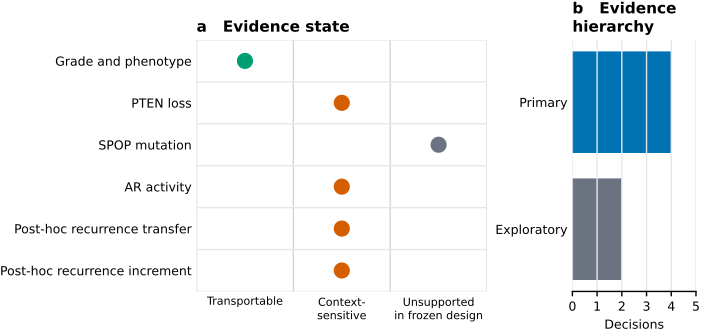

Source code (Python):
"""Render the submission evidence-state map from its frozen CSV source."""
from __future__ import annotations

import argparse
from collections.abc import Sequence
from pathlib import Path

import matplotlib

matplotlib.use("Agg")
import matplotlib.pyplot as plt
import numpy as np
import pandas as pd

from projects.prostate_biomarker_validation.paper.figures.style import (
    COLORBLIND_SAFE_PALETTE,
    DOUBLE_COLUMN_MM,
    PANEL_FONT_PT,
    apply_journal_style,
    figure_size,
    save_vector_figure,
)


ROOT = Path(__file__).resolve().parents[4]
DEFAULT_SOURCE = ROOT / "projects/prostate_biomarker_validation/paper/figure_data/fig1_qualification_map.csv"
DEFAULT_OUTPUT = Path(__file__).with_suffix(".pdf")
FIGURE_WIDTH_MM = DOUBLE_COLUMN_MM

REQUIRED_COLUMNS = {
    "semantic_key", "claim_id", "display_order", "claim_label", "marker", "hierarchy",
    "evidence_state", "qualification_decision", "limitation", "primary_estimate",
    "missingness_status", "missingness_detail", "source_path", "source_field",
}
EXPECTED_KEYS = {f"C{index:02d}" for index in range(1, 9)}
EXPECTED_STATES = {
    "descriptive_framework", "transportable", "context_sensitive",
    "unsupported_in_frozen_design",
}
EXPECTED_HIERARCHIES = {"primary", "exploratory", "supporting"}
EXPECTED_HIERARCHY_BY_KEY = {
    "C01": "primary",
    "C02": "primary",
    "C03": "primary",
    "C04": "primary",
    "C05": "primary",
    "C06": "exploratory",
    "C07": "exploratory",
    "C08": "supporting",
}


def load_sources(source_paths: Sequence[Path]) -> tuple[pd.DataFrame]:
    """Load one exact qualification-map source and reject incomplete semantics."""
    if len(source_paths) != 1:
        raise ValueError("Figure 1 requires exactly one source CSV")
    frame = pd.read_csv(Path(source_paths[0]))
    missing = REQUIRED_COLUMNS - set(frame.columns)
    if missing:
        raise ValueError(f"Figure 1 missing required columns: {sorted(missing)}")
    if frame["semantic_key"].isna().any() or frame["semantic_key"].duplicated().any():
        raise ValueError("Figure 1 semantic_key values must be present and unique")
    if set(frame["semantic_key"]) != EXPECTED_KEYS:
        raise ValueError("Figure 1 requires the complete C01--C08 claim groups")
    if set(frame["evidence_state"]) != EXPECTED_STATES:
        raise ValueError("Figure 1 evidence-state groups do not reconcile")
    if set(frame["hierarchy"]) != EXPECTED_HIERARCHIES:
        raise ValueError("Figure 1 evidence hierarchy groups do not reconcile")
    hierarchy_by_key = frame.set_index("semantic_key")["hierarchy"].to_dict()
    if hierarchy_by_key != EXPECTED_HIERARCHY_BY_KEY:
        raise ValueError("Figure 1 claim-specific evidence hierarchy does not reconcile")
    if not frame["claim_id"].eq(frame["semantic_key"]).all():
        raise ValueError("Figure 1 claim_id must match its semantic claim key")
    if set(frame["missingness_status"]) != {"not_applicable"}:
        raise ValueError("Figure 1 framework missingness must be explicitly not_applicable")
    for column in ("display_order", "primary_estimate"):
        values = pd.to_numeric(frame[column], errors="coerce").to_numpy(float)
        if not np.isfinite(values).all():
            raise ValueError(f"Figure 1 {column} must be finite")
    if set(pd.to_numeric(frame["display_order"]).astype(int)) != set(range(1, 9)):
        raise ValueError("Figure 1 display_order must contain 1--8 exactly")
    for column in ("claim_id", "marker", "hierarchy", "qualification_decision",
                   "missingness_detail", "source_path", "source_field"):
        if frame[column].isna().any() or frame[column].astype(str).str.strip().eq("").any():
            raise ValueError(f"Figure 1 {column} must be explicitly populated")
    return (frame.sort_values("display_order").reset_index(drop=True),)


def render(source_paths: Sequence[Path], output_pdf: Path) -> None:
    """Render a compact state matrix at double-column width."""
    (frame,) = load_sources(source_paths)
    apply_journal_style()
    selected = frame[
        frame["semantic_key"].isin(("C02", "C03", "C04", "C05", "C06", "C07"))
    ]
    labels = {
        "C02": "Grade and phenotype",
        "C03": "PTEN loss",
        "C04": "SPOP mutation",
        "C05": "AR activity",
        "C06": "Post-hoc recurrence transfer",
        "C07": "Post-hoc recurrence increment",
    }
    state_order = ("transportable", "context_sensitive", "unsupported_in_frozen_design")
    state_labels = ("Transportable", "Context-\nsensitive", "Unsupported\nin frozen design")
    state_colors = {
        "transportable": COLORBLIND_SAFE_PALETTE[2],
        "context_sensitive": COLORBLIND_SAFE_PALETTE[1],
        "unsupported_in_frozen_design": COLORBLIND_SAFE_PALETTE[3],
    }

    fig, (axis, scope) = plt.subplots(
        1, 2, figsize=figure_size(FIGURE_WIDTH_MM, 0.48),
        gridspec_kw={"width_ratios": (2.35, 1.0)}, constrained_layout=True,
    )
    y = np.arange(len(selected))
    axis.set_xlim(-0.5, 2.5)
    axis.set_ylim(len(selected) - 0.5, -0.5)
    for row_index, row in enumerate(selected.itertuples(index=False)):
        state_index = state_order.index(row.evidence_state)
        axis.scatter(state_index, row_index, s=165, color=state_colors[row.evidence_state],
                     edgecolor="white", linewidth=1.2, zorder=3)
    for x in np.arange(-0.5, 3.0, 1.0):
        axis.axvline(x, color="#D1D5DB", linewidth=1.0, zorder=0)
    for yy in np.arange(-0.5, len(selected) + 0.5, 1.0):
        axis.axhline(yy, color="#E5E7EB", linewidth=1.0, zorder=0)
    axis.set_xticks(range(3), state_labels)
    axis.tick_params(axis="x", labelsize=8)
    axis.set_yticks(y, [labels[key] for key in selected["semantic_key"]])
    axis.tick_params(length=0)
    axis.spines[:].set_visible(False)
    axis.set_title("a   Evidence state", loc="left", fontweight="bold")

    hierarchy_counts = selected["hierarchy"].value_counts().reindex(
        ["primary", "exploratory"], fill_value=0
    )
    scope.barh([0, 1], hierarchy_counts.to_numpy(),
               color=(COLORBLIND_SAFE_PALETTE[0], COLORBLIND_SAFE_PALETTE[3]))
    scope.set_yticks([0, 1], ["Primary", "Exploratory"])
    scope.set_xlabel("Decisions")
    scope.set_xlim(0, max(4, int(hierarchy_counts.max()) + 1))
    scope.set_xticks(np.arange(0, max(4, int(hierarchy_counts.max()) + 1) + 0.1, 1))
    scope.invert_yaxis()
    scope.grid(axis="x", color="#E5E7EB")
    scope.spines[["top", "right", "left"]].set_visible(False)
    scope.tick_params(axis="y", length=0)
    scope.set_title("b   Evidence\nhierarchy", loc="left", fontweight="bold")
    save_vector_figure(fig, Path(output_pdf))


def main() -> None:
    parser = argparse.ArgumentParser(description=__doc__)
    parser.add_argument("--source", type=Path, default=DEFAULT_SOURCE)
    parser.add_argument("--output", type=Path, default=DEFAULT_OUTPUT)
    args = parser.parse_args()
    render((args.source,), args.output)


if __name__ == "__main__":
    main()
